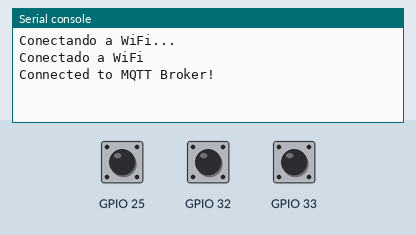
Recording of a program running on a simulated ESP32 board running MicroPython. Shown: the last lines printed to the serial console. Inputs (shaded band) come from the test bench; at power-on: GPIO 25 HIGH, GPIO 32 HIGH, GPIO 33 HIGH. WiFi joins after 1.5 s; the clock reads 2024-03-15 10:24:30 at power-on unless the program sets it; no MQTT or app messages arrive unless stated; requests to the public web service named in the program get a made-up reply in its usual format after 0.4 s (London, UTC, broken clouds, 64 % humidity, 1013 hPa unless stated).

Above: at 3.3 s.
3.4 s: GPIO 25 pulled LOW for 0.15 s
At 5.4 s:
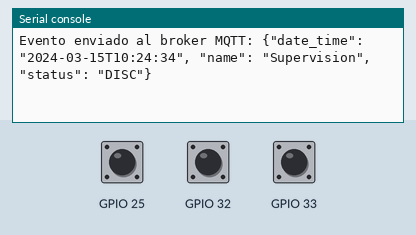
5.7 s: GPIO 32 pulled LOW for 0.15 s
At 7.2 s:
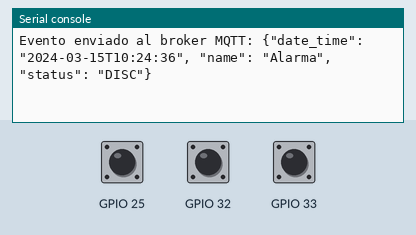
7.6 s: GPIO 33 pulled LOW for 0.15 s
At 9.2 s:
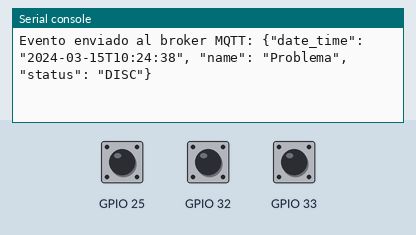
9.5 s: GPIO 25 pulled LOW for 1 s
At 10.7 s:
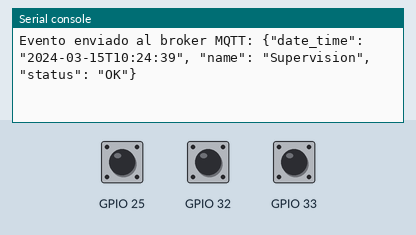
12.0 s: GPIO 32 pulled LOW for 1 s
At 12.8 s:
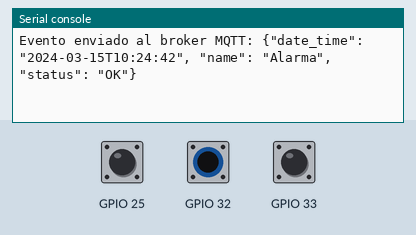
14.5 s: GPIO 33 pulled LOW for 1 s
At 15.7 s:
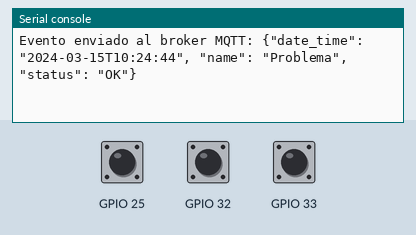

Measured:
- after the input at 3.4 s, the serial console: prints a new line after 0.40 s (image 1)
- after the input at 5.7 s, the serial console: prints a new line after 0.40 s (image 2)
- after the input at 7.6 s, the serial console: prints a new line after 0.40 s (image 3)
- after the input at 9.5 s, the serial console: prints a new line after 0.40 s (image 4)
- after the input at 12.0 s, the serial console: prints a new line after 0.40 s (image 5)
- after the input at 14.5 s, the serial console: prints a new line after 0.40 s (image 6)

The program:

main.py
```python
import urequests
import utime
import json
from wifi_manager import WiFiManager
from mqtt_manager import MQTTManager
from relay_manager import RelayManager
from performance_monitor import check_performance
from watchdog_manager import WatchdogManager  # Importa el nuevo módulo de watchdog
from machine import Timer
import gc

# Configuration
RELAY_PINS = [32, 33, 25]
RELAY_NAMES = {
    32: "Alarma",
    33: "Problema",
    25: "Supervision"
}

# Managers
wifi_manager = WiFiManager()
mqtt_manager = MQTTManager()
relay_manager = RelayManager()
watchdog_manager = WatchdogManager()  # Instancia del manager de watchdog

# Memory Management
memory_timer = Timer(-1)

def memory_watchdog(timer):
    gc.collect()
    free_memory = gc.mem_free()
    print(f"Memoria libre actual: {free_memory} bytes")

memory_timer.init(period=60000, mode=Timer.PERIODIC, callback=memory_watchdog)

def get_current_datetime():
    try:
        response = urequests.get("http://worldtimeapi.org/api/timezone/America/Lima")
        data = response.json()
        current_datetime = data["datetime"]
        return current_datetime
    except Exception as e:
        print("Error al obtener la fecha y hora:", e)
        return None

def relay_callback(pin, pin_num):
    current_datetime = get_current_datetime()
    if current_datetime:
        message = {
            "date_time": current_datetime[:19],  # YYYY-MM-DD HH:MM:SS format
            "name": RELAY_NAMES.get(pin_num, "Unknown Relay"),
            "status": "DISC" if pin.value() else "OK"
        }
        mqtt_manager.publish_event(f"EMPRESA_TEST/{mqtt_manager.MQTT_CLIENT_ID}/eventos", json.dumps(message))

# main.py
def main():
    wifi_manager.connect_wifi()
    mqtt_manager.ensure_client()  # Asegúrate de que el cliente MQTT se inicializa aquí
    for relay_pin in RELAY_PINS:
        pin = relay_manager.setup_relay(relay_pin, relay_callback)
    while True:
        utime.sleep(10)
        wifi_manager.check_connection()
        watchdog_manager.feed()  # Usa el manager de watchdog para alimentar el WDT

if __name__ == "__main__":
    main()
```

wifi_manager.py
```python
import machine
import utime
import network
import urequests

class WiFiManager:
    SSID = "PABLO-2.4G"
    PASSWORD = "47009410"

    def __init__(self):
        self.sta_if = network.WLAN(network.STA_IF)
        self.wifi_connected = False

    def connect_wifi(self):
        if not self.sta_if.isconnected():
            print("Conectando a WiFi...")
            self.sta_if.active(True)
            self.sta_if.connect(self.SSID, self.PASSWORD)
            while not self.sta_if.isconnected():
                utime.sleep(1)
            print("Conectado a WiFi")
            self.wifi_connected = True

    def check_connection(self):
        if not self.sta_if.isconnected():
            print("Reconectando a WiFi...")
            self.connect_wifi()

    def get_current_time(self):
        self.check_connection()
        current_time = self._get_world_time()
        return current_time

    def _get_world_time(self):
        try:
            response = urequests.get("http://worldtimeapi.org/api/timezone/America/Lima")
            data = response.json()
            current_datetime = data["datetime"]
            response.close()
            return self._format_datetime(current_datetime)
        except Exception as e:
            print("Error al obtener la fecha y hora:", e)
            return None

    def _format_datetime(self, datetime_str):
        # Formatear la fecha y hora según los requisitos
        year, month, day = datetime_str[:10].split("-")
        time_str = datetime_str[11:19]
        return f"el {day}-{month}-{year} a las {time_str}"
```

mqtt_manager.py
```python
from umqtt.robust import MQTTClient
import time

class MQTTManager:
    MQTT_BROKER = "node02.myqtthub.com"
    MQTT_PORT = 8883
    MQTT_CLIENT_ID = "ESP32-PQ1"
    MQTT_USER = "ESP32-1"
    MQTT_PASSWORD = "esp32"

    def __init__(self):
        self.client = None

    def ensure_client(self):
        if self.client is None:
            self.client = MQTTClient(self.MQTT_CLIENT_ID.encode('utf-8'), self.MQTT_BROKER, self.MQTT_PORT,
                                     user=self.MQTT_USER.encode('utf-8'), password=self.MQTT_PASSWORD.encode('utf-8'), ssl=True)
            self.connect_mqtt()

    def connect_mqtt(self):
        try:
            self.client.connect()
            print("Connected to MQTT Broker!")
        except Exception as e:
            print(f"Failed to connect to MQTT: {str(e)}")
            self.client = None
            time.sleep(5)  # Delay before retry
            self.ensure_client()

    def publish_event(self, topic, message):
        try:
            self.ensure_client()  # Ensure that client is connected
            self.client.publish(topic, message, qos=1)
            print(f"Evento enviado al broker MQTT: {message}")
        except Exception as e:
            print(f"Failed to publish: {str(e)}")
            self.client = None
            self.ensure_client()  # Reconnect on failure
```

relay_manager.py
```python
from machine import Pin
import time

class RelayManager:
    def __init__(self):
        self.relays = {}
        self.relay_states = {}
        self.last_trigger_time = {}

    def setup_relay(self, pin_num, callback):
        pin = Pin(pin_num, Pin.IN, Pin.PULL_UP)
        self.relays[pin_num] = pin
        self.relay_states[pin_num] = pin.value()
        pin.irq(trigger=Pin.IRQ_RISING | Pin.IRQ_FALLING, handler=lambda p: self.debounce(pin_num, p, callback))
        return pin

    def debounce(self, pin_num, pin, callback):
        current_time = time.ticks_ms()
        if current_time - self.last_trigger_time.get(pin_num, 0) > 300 and self.relay_states[pin_num] != pin.value():  # 300 ms debounce period
            self.relay_states[pin_num] = pin.value()  # Actualizar el estado del relay
            callback(pin, pin_num)
            self.last_trigger_time[pin_num] = current_time
```

performance_monitor.py
```python
import gc
import utime

def check_performance(func, *args, **kwargs):
    gc.collect()  # Recolecta basura y mide memoria libre antes de la ejecución
    free_memory_before = gc.mem_free()
    print("Memoria libre antes de la ejecución:", free_memory_before)

    start_time = utime.ticks_ms()  # Tiempo de inicio en milisegundos
    func(*args, **kwargs)  # Ejecutar la función con argumentos proporcionados
    end_time = utime.ticks_ms()  # Tiempo de fin en milisegundos
    execution_time = utime.ticks_diff(end_time, start_time)  # Calcula la diferencia de tiempo

    gc.collect()  # Recolecta basura y mide memoria libre después de la ejecución
    free_memory_after = gc.mem_free()
    print(f"Tiempo de ejecución de {func.__name__}: {execution_time} ms")
    print("Memoria libre después de la ejecución:", free_memory_after)

    memory_change = free_memory_before - free_memory_after
    print(f"Cambio en la memoria usada: {memory_change} bytes")
```

watchdog_manager.py
```python
from machine import WDT

class WatchdogManager:
    def __init__(self, timeout=120000):
        # Configura el watchdog con un timeout de 120 segundos por defecto
        self.watchdog = WDT(timeout=timeout)

    def feed(self):
        # Alimenta al watchdog para resetear el timer y evitar un reset del sistema
        self.watchdog.feed()
```
